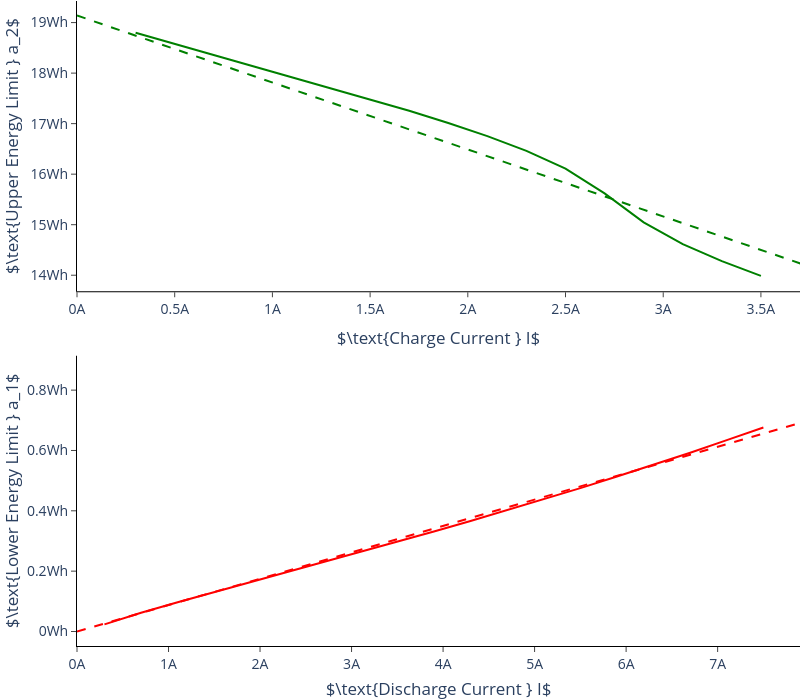

Here is the notebook cell this chart was saved with:
### Code cell
fig = make_subplots(rows=2, cols=1, vertical_spacing=0.1)
fig.update_layout(
    width=800,
    height=700,
    margin={"r": 0, "l": 0, "t": 0.9, "b": 0},
    paper_bgcolor="rgba(0,0,0,0)", plot_bgcolor="rgba(0,0,0,0)",
    font_size=14,
)
fig.update_xaxes(
    showline=True, linewidth=1, linecolor="black", ticks="outside", title="$\\text{Charge Current } I$", ticksuffix="A", range=[0, 3.7], row=1, col=1
)
fig.update_yaxes(
    showline=True, linewidth=1, linecolor="black", ticks="outside", title="$\\text{Upper Energy Limit } a_2$", ticksuffix="Wh",  row=1, col=1
)
fig.add_trace(
    go.Scatter(x=charge_currents, y=charge_energies, line_color="green", showlegend=False, mode="lines"), row=1, col=1
)
fig.add_trace(
    go.Scatter(x=np.arange(0, 4, 0.1), y=(u_upper*np.arange(0, 4, 0.1) + v_upper), showlegend=False, mode="lines", line_color="green", line_dash="dash"), row=1, col=1
)
fig.update_xaxes(
    showline=True, linewidth=1, linecolor="black", ticks="outside", title="$\\text{Discharge Current } I$", ticksuffix="A", range=[0, 7.9], row=2, col=1
)
fig.update_yaxes(
    showline=True, linewidth=1, linecolor="black", ticks="outside", title="$\\text{Lower Energy Limit } a_1$", ticksuffix="Wh", row=2, col=1
)
fig.add_trace(
    go.Scatter(x=discharge_currents, y=discharge_energies, line_color="red", showlegend=False, mode="lines"), row=2, col=1
)
fig.add_trace(
    go.Scatter(x=np.arange(0.0, 10, 0.1), y=(u_lower*np.arange(0.0, 10, 0.1) + v_lower), showlegend=False, mode="lines", line_color="red", line_dash="dash"), row=2, col=1
)
fig.write_image("../thesis/Images/energy_limits.pdf", "pdf")
fig.show()

### Figure 1 — Plotly figure (JSON) as saved in the notebook; plotly's stock layout.template omitted (floating-point values rounded to 4 significant figures)
{"data": [{"line": {"color": "green"}, "mode": "lines", "showlegend": false, "type": "scatter", "x": [0.3, 0.5, 0.7, 0.9, 1.1, 1.3, 1.5, 1.7, 1.9, 2.1, 2.3, 2.5, 2.7, 2.9, 3.1, 3.3, 3.5], "xaxis": "x", "y": [18.8, 18.58, 18.36, 18.14, 17.93, 17.71, 17.48, 17.25, 17.01, 16.75, 16.46, 16.11, 15.62, 15.05, 14.62, 14.28, 13.99], "yaxis": "y"}, {"line": {"color": "green", "dash": "dash"}, "mode": "lines", "showlegend": false, "type": "scatter", "x": [0, 0.1, 0.2, 0.3, 0.4, 0.5, 0.6, 0.7, 0.8, 0.9, 1, 1.1, 1.2, 1.3, 1.4, 1.5, 1.6, 1.7, 1.8, 1.9, 2, 2.1, 2.2, 2.3, 2.4, 2.5, 2.6, 2.7, 2.8, 2.9, 3, 3.1, 3.2, 3.3, 3.4, 3.5, 3.6, 3.7, 3.8, 3.9], "xaxis": "x", "y": [19.14, 19.01, 18.87, 18.74, 18.61, 18.48, 18.34, 18.21, 18.08, 17.95, 17.81, 17.68, 17.55, 17.42, 17.28, 17.15, 17.02, 16.89, 16.75, 16.62, 16.49, 16.36, 16.22, 16.09, 15.96, 15.83, 15.69, 15.56, 15.43, 15.3, 15.16, 15.03, 14.9, 14.77, 14.63, 14.5, 14.37, 14.24, 14.1, 13.97], "yaxis": "y"}, {"line": {"color": "red"}, "mode": "lines", "showlegend": false, "type": "scatter", "x": [0.3, 0.7, 1.1, 1.5, 1.9, 2.3, 2.7, 3.1, 3.5, 3.9, 4.3, 4.7, 5.1, 5.5, 5.9, 6.3, 6.7, 7.1, 7.5], "xaxis": "x2", "y": [0.02371, 0.06203, 0.09683, 0.13, 0.1637, 0.1965, 0.2294, 0.2629, 0.2973, 0.3312, 0.3662, 0.4022, 0.4385, 0.4752, 0.5137, 0.5525, 0.5924, 0.6342, 0.6763], "yaxis": "y2"}, {"line": {"color": "red", "dash": "dash"}, "mode": "lines", "showlegend": false, "type": "scatter", "x": [0, 0.1, 0.2, 0.3, 0.4, 0.5, 0.6, 0.7, 0.8, 0.9, 1, 1.1, 1.2, 1.3, 1.4, 1.5, 1.6, 1.7, 1.8, 1.9, 2, 2.1, 2.2, 2.3, 2.4, 2.5, 2.6, 2.7, 2.8, 2.9, 3, 3.1, 3.2, 3.3, 3.4, 3.5, 3.6, 3.7, 3.8, 3.9, 4, 4.1, 4.2, 4.3, 4.4, 4.5, 4.6, 4.7, 4.8, 4.9, 5, 5.1, 5.2, 5.3, 5.4, 5.5, 5.6, 5.7, 5.8, 5.9, 6, 6.1, 6.2, 6.3, 6.4, 6.5, 6.6, 6.7, 6.8, 6.9, 7, 7.1, 7.2, 7.3, 7.4, 7.5, 7.6, 7.7, 7.8, 7.9, 8, 8.1, 8.2, 8.3, 8.4, 8.5, 8.6, 8.7, 8.8, 8.9, 9, 9.1, 9.2, 9.3, 9.4, 9.5, 9.6, 9.7, 9.8, 9.9], "xaxis": "x2", "y": [0, 0.008746, 0.01749, 0.02624, 0.03499, 0.04373, 0.05248, 0.06122, 0.06997, 0.07872, 0.08746, 0.09621, 0.105, 0.1137, 0.1224, 0.1312, 0.1399, 0.1487, 0.1574, 0.1662, 0.1749, 0.1837, 0.1924, 0.2012, 0.2099, 0.2187, 0.2274, 0.2361, 0.2449, 0.2536, 0.2624, 0.2711, 0.2799, 0.2886, 0.2974, 0.3061, 0.3149, 0.3236, 0.3324, 0.3411, 0.3499, 0.3586, 0.3673, 0.3761, 0.3848, 0.3936, 0.4023, 0.4111, 0.4198, 0.4286, 0.4373, 0.4461, 0.4548, 0.4636, 0.4723, 0.481, 0.4898, 0.4985, 0.5073, 0.516, 0.5248, 0.5335, 0.5423, 0.551, 0.5598, 0.5685, 0.5773, 0.586, 0.5947, 0.6035, 0.6122, 0.621, 0.6297, 0.6385, 0.6472, 0.656, 0.6647, 0.6735, 0.6822, 0.691, 0.6997, 0.7084, 0.7172, 0.7259, 0.7347, 0.7434, 0.7522, 0.7609, 0.7697, 0.7784, 0.7872, 0.7959, 0.8047, 0.8134, 0.8222, 0.8309, 0.8396, 0.8484, 0.8571, 0.8659], "yaxis": "y2"}], "layout": {"font": {"size": 14}, "height": 700, "margin": {"b": 0, "l": 0, "r": 0, "t": 0.9}, "paper_bgcolor": "rgba(0,0,0,0)", "plot_bgcolor": "rgba(0,0,0,0)", "width": 800, "xaxis": {"anchor": "y", "domain": [0, 1], "linecolor": "black", "linewidth": 1, "range": [0, 3.7], "showline": true, "ticks": "outside", "ticksuffix": "A", "title": {"text": "$\\text{Charge Current } I$"}}, "xaxis2": {"anchor": "y2", "domain": [0, 1], "linecolor": "black", "linewidth": 1, "range": [0, 7.9], "showline": true, "ticks": "outside", "ticksuffix": "A", "title": {"text": "$\\text{Discharge Current } I$"}}, "yaxis": {"anchor": "x", "domain": [0.55, 1], "linecolor": "black", "linewidth": 1, "showline": true, "ticks": "outside", "ticksuffix": "Wh", "title": {"text": "$\\text{Upper Energy Limit } a_2$"}}, "yaxis2": {"anchor": "x2", "domain": [0, 0.45], "linecolor": "black", "linewidth": 1, "showline": true, "ticks": "outside", "ticksuffix": "Wh", "title": {"text": "$\\text{Lower Energy Limit } a_1$"}}}}
